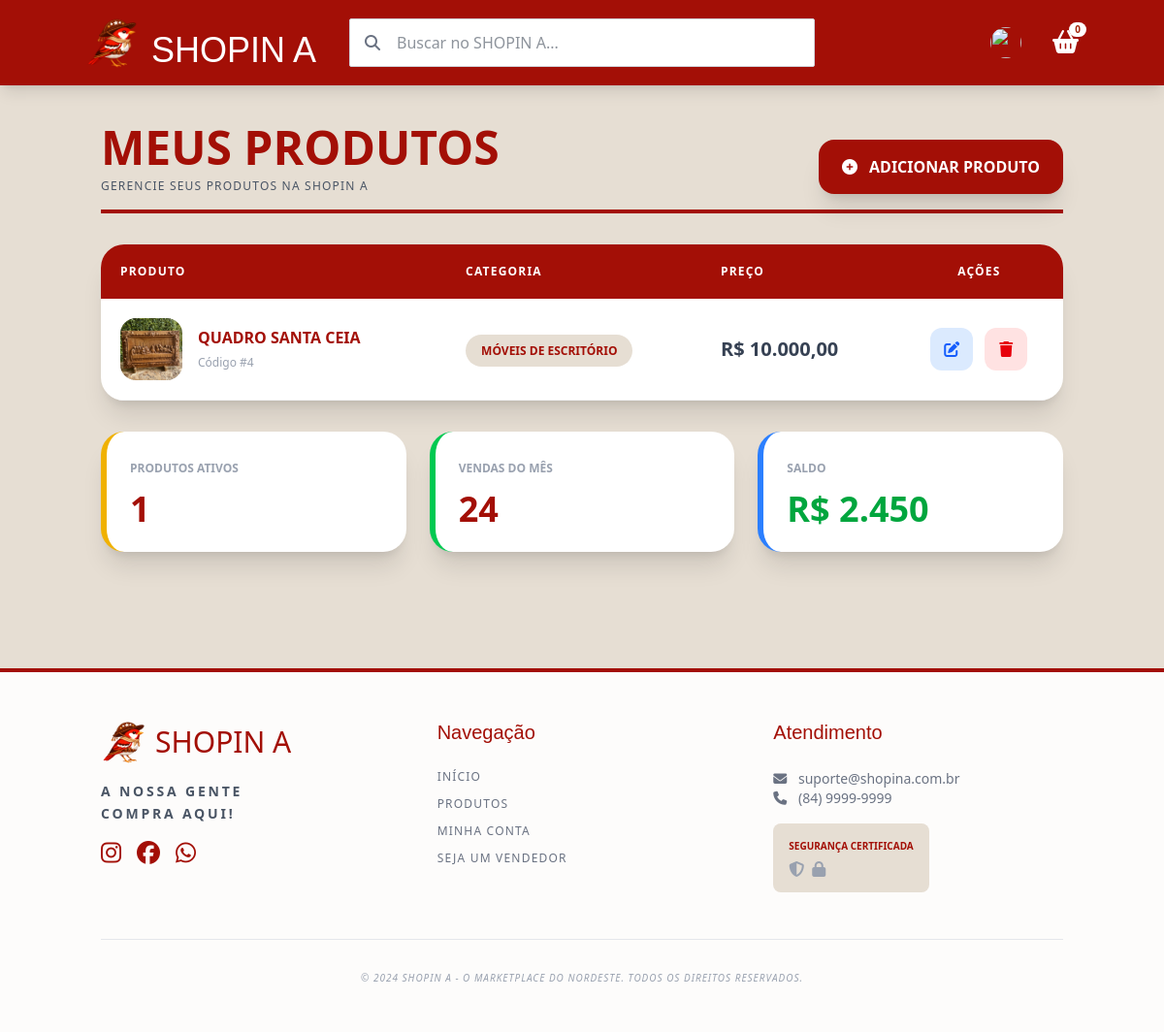
Screenshot of /FRONTEND/vendedor/vendedor.php (signed in) with the database file from the repository.
### tables this page shows
CREATE TABLE `produto` (
  `cod_produto` int(11) NOT NULL,
  `cod_categoria` int(11) DEFAULT NULL,
  `cod_usuario` int(11) DEFAULT NULL,
  `nome` varchar(100) DEFAULT NULL,
  `marca` varchar(50) DEFAULT NULL,
  `descricao` varchar(500) DEFAULT NULL,
  `valor` decimal(10,2) DEFAULT NULL,
  `promocao` decimal(10,2) DEFAULT NULL
);

CREATE TABLE `categoria` (
  `cod_categoria` int(11) NOT NULL,
  `nome` varchar(100) DEFAULT NULL
);

### BACKEND/PDO/DAO/ProdutoDAO.php (called while the page is built, shortened)
<?php
    class ProdutoDAO{
        function listarPorVendedor($cod_usuario){
            include __DIR__ . "/../conexao.php";
            $sql = "SELECT p.*, c.nome AS categoria_nome, (SELECT foto FROM foto f WHERE f.cod_produto = p.cod_produto LIMIT 1) AS foto FROM produto p LEFT JOIN categoria c ON p.cod_categoria = c.cod_categoria WHERE p.cod_usuario = :cod_usuario";
            $consulta = $conexao->prepare($sql);
            $consulta->bindValue(":cod_usuario", $cod_usuario);
            $consulta->execute();
            return $consulta->fetchAll();
        }
    }
?>

### FRONTEND/vendedor/vendedor.php (the view, shortened to what this page needs)
<?php
require __DIR__ . "/../../BACKEND/PDO/DAO/ProdutoDAO.php";
$produtoDao = new ProdutoDAO();
$produtos = $produtoDao->listarPorVendedor($_SESSION['cod_usuario']);
$totalProdutos = count($produtos);
?>
<!DOCTYPE html>
<html lang="pt-br">
<head>
    <script src="https://cdn.jsdelivr.net/npm/@tailwindcss/browser@4"></script>
    <link rel="stylesheet" href="https://cdnjs.cloudflare.com/ajax/libs/font-awesome/6.5.2/css/all.min.css">
</head>
<body class="bg-[#E6DED3] min-h-screen">
    <?php include "../UI/NAVBAR.php"; ?>
    <div class="container mx-auto px-4 py-10">
        <div class="flex flex-col md:flex-row justify-between items-end mb-8 border-b-4 border-[#A30F06] pb-4">
            <div>
                <h2 class="text-5xl text-[#A30F06] font-black uppercase">
                    Meus Produtos
                </h2>
                <p class="text-gray-600 font-medium uppercase tracking-widest text-xs mt-2">
                    Gerencie seus produtos na SHOPIN A
                </p>
            </div>
            <button
                onclick="abrirModal()" class="mt-4 md:mt-0 bg-[#A30F06] text-white px-6 py-4 rounded-2xl font-bold hover:bg-[#7d0b04] transition flex items-center shadow-xl"> <i class="fas fa-plus-circle mr-3"></i> ADICIONAR PRODUTO
            </button>
        </div>
        <div class="bg-white rounded-3xl shadow-xl overflow-hidden">
            <table class="w-full">
                <thead class="bg-[#A30F06] text-white">
                    <tr>
                        <th class="p-5 text-left uppercase text-xs tracking-widest">
                            Produto
                        </th>
                        <th class="p-5 text-left uppercase text-xs tracking-widest">
                            Categoria
                        </th>
                        <th class="p-5 text-left uppercase text-xs tracking-widest">
                            Preço
                        </th>
                        <th class="p-5 text-center uppercase text-xs tracking-widest">
                            Ações
                        </th>
                    </tr>
                </thead>
                <tbody>
                    <?php if (!empty($produtos)): ?>
                        <?php foreach ($produtos as $produto): ?>
                            <tr class="border-b border-gray-100 hover:bg-[#f5efe8] transition">
                                <td class="p-5">
                                    <div class="flex items-center gap-4">
                                        <div class="w-16 h-16 bg-[#E6DED3] rounded-2xl overflow-hidden">
                                            <img
                                                src="<?php echo !empty($produto['foto']) ? '../' . htmlspecialchars($produto['foto']) : '../img/placeholder.php'; ?>"
                                                class="w-full h-full object-cover" onerror="this.src='../img/placeholder.php'">
                                        </div>
                                        <div>
                                            <h3 class="font-bold text-[#A30F06] uppercase">
                                                <?php echo htmlspecialchars($produto['nome']); ?>
                                            </h3>
                                            <span class="text-xs text-gray-400">
                                                Código #<?php echo htmlspecialchars($produto['cod_produto']); ?>
                                            </span>
                                        </div>
                                    </div>
                                </td>
                                <td class="p-5">
                                    <span class="bg-[#E6DED3] text-[#A30F06] px-4 py-2 rounded-full text-xs font-black uppercase">
                                        <?php echo htmlspecialchars(!empty($produto['categoria_nome']) ? $produto['categoria_nome'] : 'Sem categoria'); ?>
                                    </span>
                                </td>
                                <td class="p-5 font-black text-xl text-gray-700">
                                    R$ <?php echo number_format($produto['valor'], 2, ',', '.'); ?>
                                </td>
                                <td class="p-5">
                                    <div class="flex justify-center gap-3">
                                        <button class="bg-blue-100 text-blue-600 w-11 h-11 rounded-xl hover:scale-105 transition">
                                            <i class="fas fa-edit"></i>
                                        </button>
                                        <button class="bg-red-100 text-red-600 w-11 h-11 rounded-xl hover:scale-105 transition">
                                            <i class="fas fa-trash"></i>
                                        </button>
                                    </div>
                                </td>
                            </tr>
                        <?php endforeach; ?>
                    <?php endif; ?>
                </tbody>
            </table>
        </div>
        <div class="grid grid-cols-1 md:grid-cols-3 gap-6 mt-8">
            <div class="bg-white rounded-3xl p-6 shadow-xl border-l-[6px] border-yellow-500">
                <span class="text-xs font-black text-gray-400 uppercase">
                    Produtos Ativos
                </span>
                <h2 class="text-4xl font-black text-[#A30F06] mt-3">
                    <?php echo $totalProdutos; ?>
                </h2>
            </div>
            <div class="bg-white rounded-3xl p-6 shadow-xl border-l-[6px] border-green-500">
                <span class="text-xs font-black text-gray-400 uppercase">
                    Vendas do Mês
                </span>
                <h2 class="text-4xl font-black text-[#A30F06] mt-3">
                    24
                </h2>
            </div>
            <div class="bg-white rounded-3xl p-6 shadow-xl border-l-[6px] border-blue-500">
                <span class="text-xs font-black text-gray-400 uppercase">
                    Saldo
                </span>
                <h2 class="text-4xl font-black text-green-600 mt-3">
                    R$ 2.450
                </h2>
            </div>
        </div>
    </div>
    <?php include "../UI/FOOTER.php"; ?>
</body>
</html>

### rows the page displays
produto: nome "QUADRO SANTA CEIA", cod_produto "4", cod_categoria.nome "MÓVEIS DE ESCRITÓRIO", valor "10.000,00"

### other values shown
$qtd_carrinho "0"
$totalProdutos "1"
